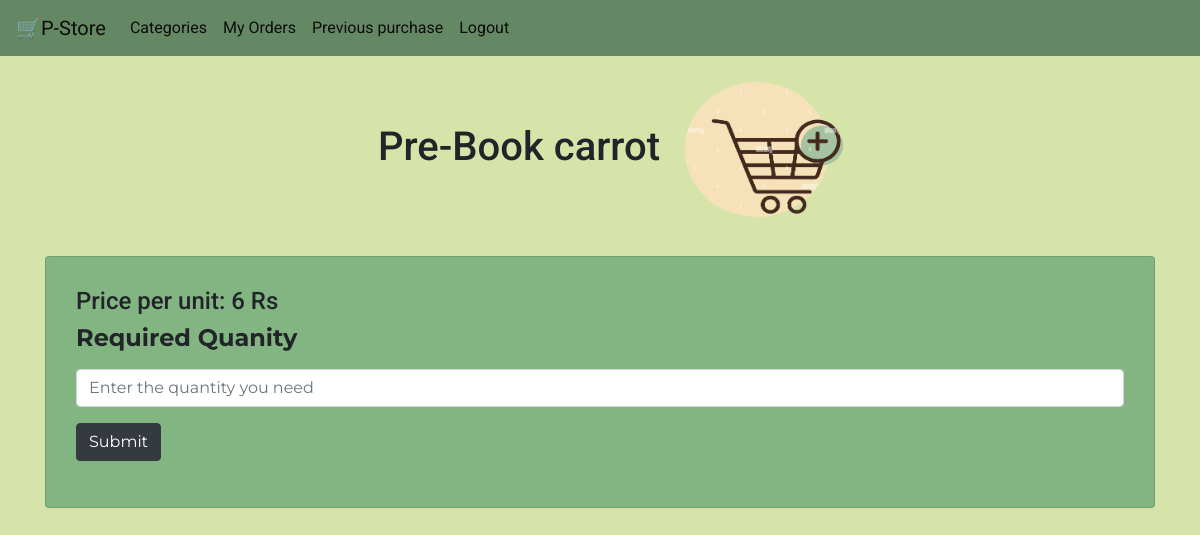
The page /u_category/1/u_items_list/1/pre_book (signed in) on the database as committed earlier.
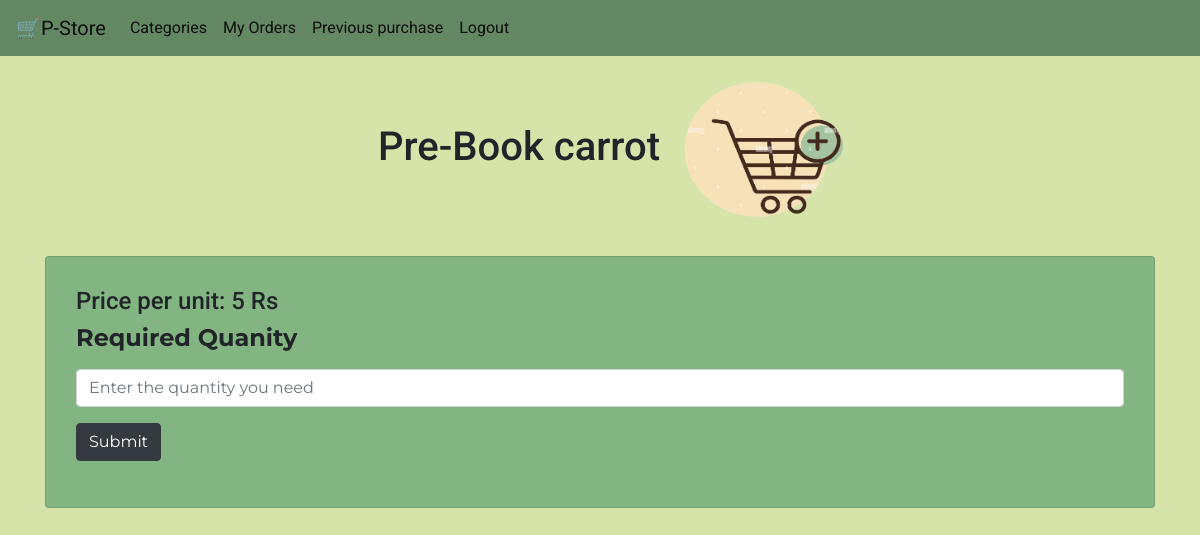
The same page on the database as committed later.
### tables this page shows
CREATE TABLE Items (
    id INTEGER PRIMARY KEY AUTOINCREMENT,
    name varchar(20) not null,
    weight integer not null,
    price_per_unit int not null,
    c_id INTEGER not null,
    FOREIGN KEY (c_id) REFERENCES Categories(c_id)
);

### app.py (the view, shortened to what this page needs)
@app.route(
    "/u_category/<int:c_id>/u_items_list/<int:i_id>/pre_book", methods=["GET", "POST"]
)
@login_required
def pre_book(c_id, i_id):
    item = get_item(i_id)
    if item["weight"] == 0:
        flash("Out of stock!", "warning")
        return redirect(url_for("u_items_list", c_id=c_id))
    return render_template("pre_book.html", item=item)

### app.py (called while the page is built)
def get_db_connection():
    conn = sqlite3.connect("database.db")
    conn.row_factory = sqlite3.Row
    return conn

def get_item(item_id):
    conn = get_db_connection()
    item = conn.execute("SELECT * FROM Items WHERE id = ?", (item_id,)).fetchone()
    conn.close()
    if item is None:
        abort(404)
    return item

@login_manager.user_loader
def load_user(user_id):
    conn = get_db_connection()
    user_data = conn.execute(
        "SELECT * FROM Admin WHERE a_id = ?", (user_id,)
    ).fetchone()
    if user_data:
        return Admin(user_data["a_id"], user_data["username"])
    user_data = conn.execute("SELECT * FROM User WHERE u_id = ?", (user_id,)).fetchone()
    if user_data:
        return AppUser(user_data["u_id"], user_data["u_username"])
    return None

### templates/pre_book.html (shortened to what this page needs)
{% extends 'base3.html' %}
{% block content %}
<div class="prebook" style="margin-left:30%;">
<h1 style="margin-top:50px; font-family:roboto; text-align:center;display:inline" >Pre-Book {{item['name']}}</h1>
 <img src="/static/images/img7.png" width="200" height="200">
</div>
<div class="card card_create" style="margin: auto; background-color:#83B582">
  <div class="container" style="padding:30px;">
  <h4 style="font-family:roboto">Price per unit: {{item['price_per_unit']}} Rs</h4>
     <form method="post">
        <div class="form-group">
          <label for="item_wt"><h4><b>Required Quanity</b></h4></label>
          <input type="text" name="item_wt" placeholder="Enter the quantity you need" class="form-control" ></input>
        </div>
        <div class="form-group">
            <button type="submit" class="btn btn-dark">Submit</button>
        </div>
      </form>
</div>
</div>
{% endblock %}

Rows that differ between the two databases and show on the page:
changed Items "carrot": price_per_unit "6" → "5"
